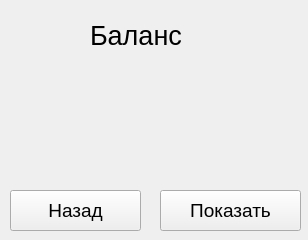
<?xml version="1.0" encoding="UTF-8"?>
<ui version="4.0">
 <class>BalanceWindow</class>
 <widget class="QMainWindow" name="BalanceWindow">
  <property name="geometry">
   <rect>
    <x>0</x>
    <y>0</y>
    <width>308</width>
    <height>240</height>
   </rect>
  </property>
  <property name="windowTitle">
   <string>Баланс</string>
  </property>
  <widget class="QWidget" name="centralwidget">
   <widget class="QLabel" name="label_title">
    <property name="geometry">
     <rect>
      <x>90</x>
      <y>10</y>
      <width>111</width>
      <height>51</height>
     </rect>
    </property>
    <property name="font">
     <font>
      <pointsize>20</pointsize>
     </font>
    </property>
    <property name="text">
     <string>Баланс</string>
    </property>
   </widget>
   <widget class="QLabel" name="label_result">
    <property name="geometry">
     <rect>
      <x>0</x>
      <y>80</y>
      <width>301</width>
      <height>111</height>
     </rect>
    </property>
    <property name="font">
     <font>
      <pointsize>14</pointsize>
     </font>
    </property>
    <property name="text">
     <string>&lt;html&gt;&lt;head/&gt;&lt;body&gt;&lt;p align=&quot;center&quot;&gt;&lt;br/&gt;&lt;/p&gt;&lt;/body&gt;&lt;/html&gt;</string>
    </property>
   </widget>
   <widget class="QPushButton" name="pushButton_show_balance">
    <property name="geometry">
     <rect>
      <x>160</x>
      <y>190</y>
      <width>141</width>
      <height>41</height>
     </rect>
    </property>
    <property name="font">
     <font>
      <pointsize>14</pointsize>
     </font>
    </property>
    <property name="text">
     <string>Показать</string>
    </property>
   </widget>
   <widget class="QPushButton" name="pushButton_back">
    <property name="geometry">
     <rect>
      <x>10</x>
      <y>190</y>
      <width>131</width>
      <height>41</height>
     </rect>
    </property>
    <property name="font">
     <font>
      <pointsize>14</pointsize>
     </font>
    </property>
    <property name="text">
     <string>Назад</string>
    </property>
   </widget>
  </widget>
 </widget>
 <resources/>
 <connections/>
</ui>
